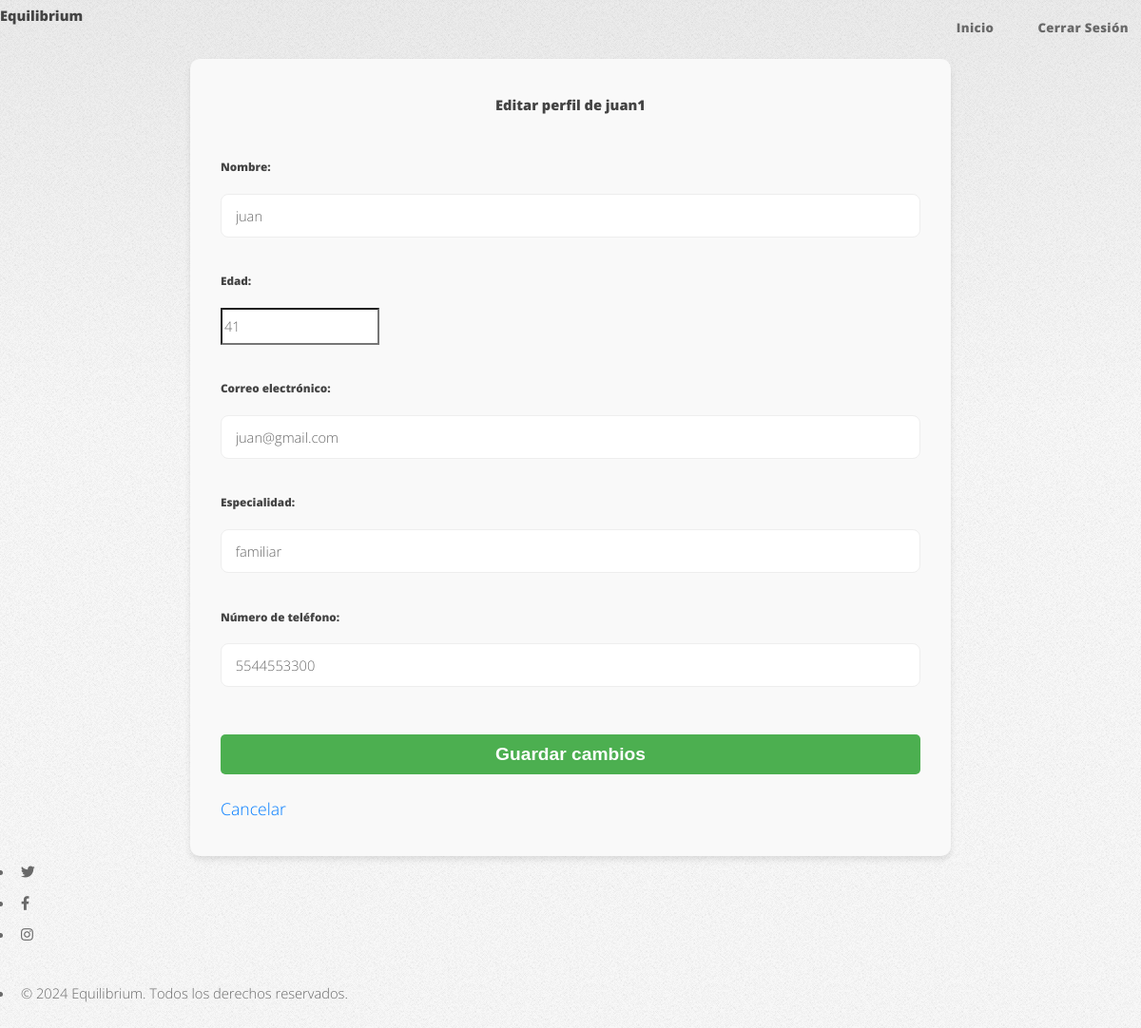
Page /profile/edit/ (signed in) on the committed database.
### main/models.py (models this page shows, shortened)
class Psychologist(models.Model):
    user = models.OneToOneField(User, on_delete=models.CASCADE, related_name='psychologist_profile')
    name = models.CharField(max_length=100)
    age = models.IntegerField()
    email = models.EmailField(unique=True)
    specialty = models.CharField(max_length=100)
    phone_number = models.CharField(max_length=15)

### main/views.py (the view)
# urls.py: path('profile/edit/', views.edit_profile, name='edit_profile'),
@login_required
def edit_profile(request):
    if hasattr(request.user, 'psychologist_profile'):
        profile_data = request.user.psychologist_profile
        form_class = PsychologistEditForm
    elif hasattr(request.user, 'student_profile'):
        profile_data = request.user.student_profile
        form_class = StudentEditForm
    else:
        return redirect('home')
    if request.method == 'POST':
        form = form_class(request.POST, instance=profile_data)
        if form.is_valid():
            form.save()
            return redirect('profile', user_id=request.user.id)
    else:
        form = form_class(instance=profile_data)
    return render(request, 'edit_profile.html', {'form': form})

### main/forms.py
class PsychologistEditForm(forms.ModelForm):
    name = forms.CharField(max_length=20, label='Nombre', validators=[name_validator])
    age = forms.IntegerField(
        label='Edad',
        validators=[age_validator],
        error_messages={
            'invalid': 'Por favor, introduce una edad válida con máximo 2 dígitos.',
        }
    )
    email = forms.EmailField(required=True, label='Correo electrónico')
    specialty = forms.CharField(max_length=20, label='Especialidad', validators=[specialty_validator])
    phone_number = forms.CharField(max_length=10, label='Número de teléfono', validators=[phone_number_validator])
    class Meta:
        model = Psychologist
        fields = ['name', 'age', 'email', 'specialty', 'phone_number']
        labels = {
            'name': 'Nombre',
            'age': 'Edad',
            'email': 'Correo electrónico',
            'specialty': 'Especialidad',
            'phone_number': 'Número de teléfono',
        }

### main/templates/edit_profile.html (shortened to what this page needs)
<!DOCTYPE html>
<html lang="es">
<head>
    {% load static %}
    <link rel="stylesheet" href="{% static 'css/fontawesome-all.min.css' %}">
    <link rel="stylesheet" href="{% static 'css/main.css' %}">
</head>
<body class="is-preload">
    <div id="page-wrapper">
        <header id="header">
            <h1 id="logo"><a href="{% url 'home' %}">Equilibrium</a></h1>
            <nav id="nav">
                <ul>
                    <li><a href="{% url 'home' %}">Inicio</a></li>
                    <li><a href="{% url 'logout' %}">Cerrar Sesión</a></li>
                </ul>
            </nav>
        </header>
        <section id="main" class="container">
            <div class="form-container">
                <h1>Editar perfil de {{ user.username }}</h1>
                <form method="POST">
                    {{ form.as_p }}
                    <button type="submit">Guardar cambios</button>
                </form>
                <a href="{% url 'profile' user.id %}">Cancelar</a>
            </div>
        </section>
        <footer id="footer">
            <ul class="icons">
                <li><a href="#" class="icon brands fa-twitter"><span class="label">Twitter</span></a></li>
                <li><a href="#" class="icon brands fa-facebook-f"><span class="label">Facebook</span></a></li>
                <li><a href="#" class="icon brands fa-instagram"><span class="label">Instagram</span></a></li>
            </ul>
            <ul class="copyright">
                <li>&copy; 2024 Equilibrium. Todos los derechos reservados.</li>
            </ul>
        </footer>
    </div>
</body>
</html>

### main/templates/edit_profile.html (style rules this page uses)
.form-container { max-width: 800px; margin: 0 auto; background: #f9f9f9; padding: 2rem; border-radius: 10px; box-shadow: 0 4px 6px rgba(0, 0, 0, 0.1); }
.form-container h1 { text-align: center; margin-bottom: 2rem; }
.form-container form { display: flex; flex-direction: column; }
.form-container button { background-color: #4CAF50; color: white; padding: 10px 20px; margin-top: 20px; border: none; border-radius: 5px; cursor: pointer; font-size: 1.2rem; }
.form-container a { text-align: center; display: inline-block; margin-top: 20px; font-size: 1.1rem; color: #007BFF; text-decoration: none; }

### rows in the picture
Psychologist: name "juan", age "41", email "juan@gmail.com", specialty "familiar", phone_number "5544553300"

### other values in the picture
{{ user.username }} "juan1"
